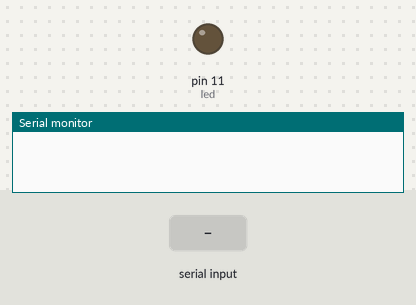
Bench run of a sketch on a simulated Arduino Uno, built with avr-gcc and run on an emulated ATmega328P. Shown: output pins drawn as LEDs (lit = HIGH), the last lines printed to the serial monitor. Inputs (shaded band) come from the test bench.

Above: at 1.2 s.
1.3 s: "L\n" received over Serial
At 2.4 s:
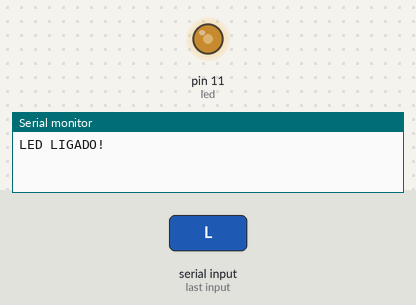
2.8 s: "D\n" received over Serial
At 3.6 s:
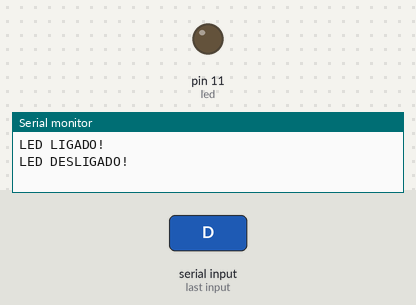
Timing chart, 0 to 5.8 s (numbered marks = the images above; inputs shaded):
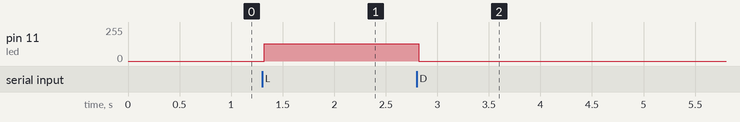

The sketch:

led.ino
```cpp
// Country: Brasil
// State: Pernambuco
// Developer: Matheus Johann Araújo
// Date: 2018-03-07

// Definindo porta do LED em um pino PWM - Valores possíveis (0 até 255) onde o pino pode fornecer de 0 Volt até +5 Volts
#define led 11

// Função principal e de execução única
void setup() {
  // Iniciando comunicação serial com taxa de bits 9600
  Serial.begin(9600);
  // Definindo o modo de funcionamento do pino - INPUT (Entrada) / INPUT_PULLUP (Entrada + Resistores internos do Arduino) / OUTPUT (Saída)
  pinMode(led, OUTPUT);
}

// Função que lê uma string da Serial e retorna-a.
String leStringSerial(){
  String conteudo = "";
  char caractere;
  // Enquanto receber algo pela serial
  while(Serial.available() > 0) {
    // Lê byte da serial
    caractere = Serial.read();
    // Ignora caractere de quebra de linha
    if(caractere != '\n'){
      //Concatena valores
      conteudo.concat(caractere);
    }
    // Aguarda buffer serial ler próximo caractere
    delay(10);
  }
  // Serial.print("Recebi: ");
  // Serial.println(conteudo);
  return conteudo;
}

// Variável que armazena a leitura da comunicação serial
String leitura = "";

// Função secundária e de repetição infinita
void loop() {
  // Faz a leitura do que é escrito na comunicação serial e guarda o resultado na variável
  leitura = leStringSerial();
  // Estrutura condicional (SE, SENÃO)
  if(leitura == "L"){
    // Escreve na comunicação serial e quebra a linha "[ENTER]" ou "\n"
    Serial.println("LED LIGADO!");
    // Escrevendo o valor no pino PWM (controlando a porta do Arduino)
    analogWrite(led, 130);
  }else if(leitura == "D"){
    // Escreve na comunicação serial e quebra a linha "[ENTER]" ou "\n"
    Serial.println("LED DESLIGADO!");
    // Escrevendo o valor no pino PWM (controlando a porta do Arduino)
    analogWrite(led, 0);
  }
}
```

Measured:
- after the input at 1.3 s, pin 11 (led): 0/255 → 130/255 at once
- after the input at 2.8 s, pin 11 (led): 130/255 → 0/255 at once
